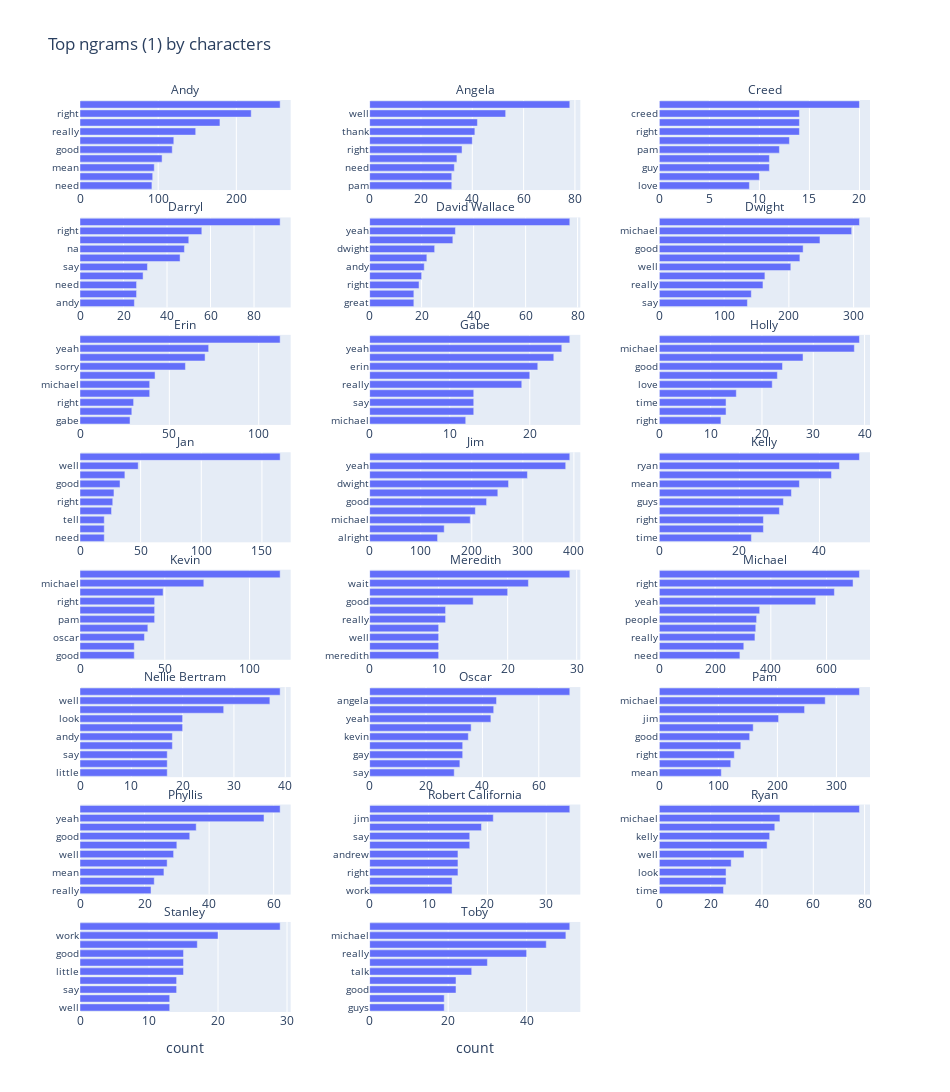

The code cell stored with this chart in its notebook:
### Markdown cell above
#### Word Count

### Code cell
ngram_plots()

### Figure 1 — Plotly figure (JSON) as saved in the notebook; plotly's stock layout.template omitted (floating-point values rounded to 4 significant figures)
{"data": [{"alignmentgroup": "True", "hovertemplate": "speaker=Andy<br>count=%{x}<br>=%{y}<extra></extra>", "legendgroup": "", "marker": {"color": "#636efa", "pattern": {"shape": ""}}, "name": "", "offsetgroup": "", "orientation": "h", "showlegend": false, "textposition": "auto", "type": "bar", "x": [92, 93, 95, 105, 118, 120, 148, 179, 219, 256], "xaxis": "x22", "y": ["need", "little", "mean", "time", "good", "guys", "really", "well", "right", "yeah"], "yaxis": "y22"}, {"alignmentgroup": "True", "hovertemplate": "speaker=Angela<br>count=%{x}<br>=%{y}<extra></extra>", "legendgroup": "", "marker": {"color": "#636efa", "pattern": {"shape": ""}}, "name": "", "offsetgroup": "", "orientation": "h", "showlegend": false, "textposition": "auto", "type": "bar", "x": [32, 32, 33, 34, 36, 40, 41, 42, 53, 78], "xaxis": "x23", "y": ["pam", "really", "need", "good", "right", "god", "thank", "kevin", "well", "dwight"], "yaxis": "y23"}, {"alignmentgroup": "True", "hovertemplate": "speaker=Creed<br>count=%{x}<br>=%{y}<extra></extra>", "legendgroup": "", "marker": {"color": "#636efa", "pattern": {"shape": ""}}, "name": "", "offsetgroup": "", "orientation": "h", "showlegend": false, "textposition": "auto", "type": "bar", "x": [9, 10, 11, 11, 12, 13, 14, 14, 14, 20], "xaxis": "x24", "y": ["love", "yeah", "guy", "michael", "pam", "boss", "right", "really", "creed", "good"], "yaxis": "y24"}, {"alignmentgroup": "True", "hovertemplate": "speaker=Darryl<br>count=%{x}<br>=%{y}<extra></extra>", "legendgroup": "", "marker": {"color": "#636efa", "pattern": {"shape": ""}}, "name": "", "offsetgroup": "", "orientation": "h", "showlegend": false, "textposition": "auto", "type": "bar", "x": [25, 26, 26, 29, 31, 46, 48, 50, 56, 92], "xaxis": "x19", "y": ["andy", "thing", "need", "look", "say", "mike", "na", "good", "right", "yeah"], "yaxis": "y19"}, {"alignmentgroup": "True", "hovertemplate": "speaker=David Wallace<br>count=%{x}<br>=%{y}<extra></extra>", "legendgroup": "", "marker": {"color": "#636efa", "pattern": {"shape": ""}}, "name": "", "offsetgroup": "", "orientation": "h", "showlegend": false, "textposition": "auto", "type": "bar", "x": [17, 17, 19, 20, 21, 22, 25, 32, 33, 77], "xaxis": "x20", "y": ["great", "guys", "right", "good", "andy", "well", "dwight", "jim", "yeah", "michael"], "yaxis": "y20"}, {"alignmentgroup": "True", "hovertemplate": "speaker=Dwight<br>count=%{x}<br>=%{y}<extra></extra>", "legendgroup": "", "marker": {"color": "#636efa", "pattern": {"shape": ""}}, "name": "", "offsetgroup": "", "orientation": "h", "showlegend": false, "textposition": "auto", "type": "bar", "x": [136, 142, 160, 163, 203, 217, 222, 248, 297, 309], "xaxis": "x21", "y": ["say", "time", "really", "need", "well", "yeah", "good", "right", "michael", "jim"], "yaxis": "y21"}, {"alignmentgroup": "True", "hovertemplate": "speaker=Erin<br>count=%{x}<br>=%{y}<extra></extra>", "legendgroup": "", "marker": {"color": "#636efa", "pattern": {"shape": ""}}, "name": "", "offsetgroup": "", "orientation": "h", "showlegend": false, "textposition": "auto", "type": "bar", "x": [28, 29, 30, 39, 39, 42, 59, 70, 72, 112], "xaxis": "x16", "y": ["gabe", "pam", "right", "guys", "michael", "well", "sorry", "really", "yeah", "andy"], "yaxis": "y16"}, {"alignmentgroup": "True", "hovertemplate": "speaker=Gabe<br>count=%{x}<br>=%{y}<extra></extra>", "legendgroup": "", "marker": {"color": "#636efa", "pattern": {"shape": ""}}, "name": "", "offsetgroup": "", "orientation": "h", "showlegend": false, "textposition": "auto", "type": "bar", "x": [12, 13, 13, 13, 19, 20, 21, 23, 24, 25], "xaxis": "x17", "y": ["michael", "need", "say", "guys", "really", "gabe", "erin", "right", "yeah", "well"], "yaxis": "y17"}, {"alignmentgroup": "True", "hovertemplate": "speaker=Holly<br>count=%{x}<br>=%{y}<extra></extra>", "legendgroup": "", "marker": {"color": "#636efa", "pattern": {"shape": ""}}, "name": "", "offsetgroup": "", "orientation": "h", "showlegend": false, "textposition": "auto", "type": "bar", "x": [12, 13, 13, 15, 22, 23, 24, 28, 38, 39], "xaxis": "x18", "y": ["right", "work", "time", "mean", "love", "really", "good", "well", "michael", "yeah"], "yaxis": "y18"}, {"alignmentgroup": "True", "hovertemplate": "speaker=Jan<br>count=%{x}<br>=%{y}<extra></extra>", "legendgroup": "", "marker": {"color": "#636efa", "pattern": {"shape": ""}}, "name": "", "offsetgroup": "", "orientation": "h", "showlegend": false, "textposition": "auto", "type": "bar", "x": [20, 20, 20, 26, 27, 28, 33, 37, 48, 165], "xaxis": "x13", "y": ["need", "great", "tell", "yeah", "right", "please", "good", "really", "well", "michael"], "yaxis": "y13"}, {"alignmentgroup": "True", "hovertemplate": "speaker=Jim<br>count=%{x}<br>=%{y}<extra></extra>", "legendgroup": "", "marker": {"color": "#636efa", "pattern": {"shape": ""}}, "name": "", "offsetgroup": "", "orientation": "h", "showlegend": false, "textposition": "auto", "type": "bar", "x": [133, 146, 197, 207, 229, 251, 272, 309, 384, 392], "xaxis": "x14", "y": ["alright", "great", "michael", "pam", "good", "well", "dwight", "really", "yeah", "right"], "yaxis": "y14"}, {"alignmentgroup": "True", "hovertemplate": "speaker=Kelly<br>count=%{x}<br>=%{y}<extra></extra>", "legendgroup": "", "marker": {"color": "#636efa", "pattern": {"shape": ""}}, "name": "", "offsetgroup": "", "orientation": "h", "showlegend": false, "textposition": "auto", "type": "bar", "x": [23, 26, 26, 30, 31, 33, 35, 43, 45, 50], "xaxis": "x15", "y": ["time", "michael", "right", "really", "guys", "well", "mean", "yeah", "ryan", "god"], "yaxis": "y15"}, {"alignmentgroup": "True", "hovertemplate": "speaker=Kevin<br>count=%{x}<br>=%{y}<extra></extra>", "legendgroup": "", "marker": {"color": "#636efa", "pattern": {"shape": ""}}, "name": "", "offsetgroup": "", "orientation": "h", "showlegend": false, "textposition": "auto", "type": "bar", "x": [32, 32, 38, 40, 44, 44, 44, 49, 73, 118], "xaxis": "x10", "y": ["good", "mean", "oscar", "jim", "pam", "really", "right", "well", "michael", "yeah"], "yaxis": "y10"}, {"alignmentgroup": "True", "hovertemplate": "speaker=Meredith<br>count=%{x}<br>=%{y}<extra></extra>", "legendgroup": "", "marker": {"color": "#636efa", "pattern": {"shape": ""}}, "name": "", "offsetgroup": "", "orientation": "h", "showlegend": false, "textposition": "auto", "type": "bar", "x": [10, 10, 10, 10, 11, 11, 15, 20, 23, 29], "xaxis": "x11", "y": ["meredith", "guys", "well", "thing", "really", "minute", "good", "right", "wait", "yeah"], "yaxis": "y11"}, {"alignmentgroup": "True", "hovertemplate": "speaker=Michael<br>count=%{x}<br>=%{y}<extra></extra>", "legendgroup": "", "marker": {"color": "#636efa", "pattern": {"shape": ""}}, "name": "", "offsetgroup": "", "orientation": "h", "showlegend": false, "textposition": "auto", "type": "bar", "x": [289, 303, 343, 346, 349, 360, 561, 628, 695, 718], "xaxis": "x12", "y": ["need", "say", "really", "pam", "people", "dwight", "yeah", "good", "right", "well"], "yaxis": "y12"}, {"alignmentgroup": "True", "hovertemplate": "speaker=Nellie Bertram<br>count=%{x}<br>=%{y}<extra></extra>", "legendgroup": "", "marker": {"color": "#636efa", "pattern": {"shape": ""}}, "name": "", "offsetgroup": "", "orientation": "h", "showlegend": false, "textposition": "auto", "type": "bar", "x": [17, 17, 17, 18, 18, 20, 20, 28, 37, 39], "xaxis": "x7", "y": ["little", "pam", "say", "yeah", "andy", "good", "look", "right", "well", "dwight"], "yaxis": "y7"}, {"alignmentgroup": "True", "hovertemplate": "speaker=Oscar<br>count=%{x}<br>=%{y}<extra></extra>", "legendgroup": "", "marker": {"color": "#636efa", "pattern": {"shape": ""}}, "name": "", "offsetgroup": "", "orientation": "h", "showlegend": false, "textposition": "auto", "type": "bar", "x": [30, 32, 33, 33, 35, 36, 43, 44, 45, 71], "xaxis": "x8", "y": ["say", "well", "gay", "really", "kevin", "good", "yeah", "right", "angela", "michael"], "yaxis": "y8"}, {"alignmentgroup": "True", "hovertemplate": "speaker=Pam<br>count=%{x}<br>=%{y}<extra></extra>", "legendgroup": "", "marker": {"color": "#636efa", "pattern": {"shape": ""}}, "name": "", "offsetgroup": "", "orientation": "h", "showlegend": false, "textposition": "auto", "type": "bar", "x": [105, 121, 127, 138, 153, 159, 202, 246, 281, 339], "xaxis": "x9", "y": ["mean", "great", "right", "dwight", "good", "well", "jim", "really", "michael", "yeah"], "yaxis": "y9"}, {"alignmentgroup": "True", "hovertemplate": "speaker=Phyllis<br>count=%{x}<br>=%{y}<extra></extra>", "legendgroup": "", "marker": {"color": "#636efa", "pattern": {"shape": ""}}, "name": "", "offsetgroup": "", "orientation": "h", "showlegend": false, "textposition": "auto", "type": "bar", "x": [22, 23, 26, 27, 29, 30, 34, 36, 57, 62], "xaxis": "x4", "y": ["really", "time", "mean", "bob", "well", "andy", "good", "dwight", "yeah", "michael"], "yaxis": "y4"}, {"alignmentgroup": "True", "hovertemplate": "speaker=Robert California<br>count=%{x}<br>=%{y}<extra></extra>", "legendgroup": "", "marker": {"color": "#636efa", "pattern": {"shape": ""}}, "name": "", "offsetgroup": "", "orientation": "h", "showlegend": false, "textposition": "auto", "type": "bar", "x": [14, 14, 15, 15, 15, 17, 17, 19, 21, 34], "xaxis": "x5", "y": ["work", "dwight", "right", "people", "andrew", "day", "say", "well", "jim", "andy"], "yaxis": "y5"}, {"alignmentgroup": "True", "hovertemplate": "speaker=Ryan<br>count=%{x}<br>=%{y}<extra></extra>", "legendgroup": "", "marker": {"color": "#636efa", "pattern": {"shape": ""}}, "name": "", "offsetgroup": "", "orientation": "h", "showlegend": false, "textposition": "auto", "type": "bar", "x": [25, 26, 26, 28, 33, 42, 43, 45, 47, 78], "xaxis": "x6", "y": ["time", "something", "look", "good", "well", "right", "kelly", "really", "michael", "yeah"], "yaxis": "y6"}, {"alignmentgroup": "True", "hovertemplate": "speaker=Stanley<br>count=%{x}<br>=%{y}<extra></extra>", "legendgroup": "", "marker": {"color": "#636efa", "pattern": {"shape": ""}}, "name": "", "offsetgroup": "", "orientation": "h", "showlegend": false, "textposition": "auto", "type": "bar", "x": [13, 13, 14, 14, 15, 15, 15, 17, 20, 29], "xaxis": "x", "y": ["well", "years", "say", "mind", "little", "day", "good", "need", "work", "michael"], "yaxis": "y"}, {"alignmentgroup": "True", "hovertemplate": "speaker=Toby<br>count=%{x}<br>=%{y}<extra></extra>", "legendgroup": "", "marker": {"color": "#636efa", "pattern": {"shape": ""}}, "name": "", "offsetgroup": "", "orientation": "h", "showlegend": false, "textposition": "auto", "type": "bar", "x": [19, 19, 22, 22, 26, 30, 40, 45, 50, 51], "xaxis": "x2", "y": ["guys", "little", "good", "look", "talk", "right", "really", "yeah", "michael", "well"], "yaxis": "y2"}], "layout": {"annotations": [{"font": {}, "showarrow": false, "text": "Stanley", "x": 0.1333, "xanchor": "center", "xref": "paper", "y": 0.09875, "yanchor": "bottom", "yref": "paper"}, {"font": {}, "showarrow": false, "text": "Toby", "x": 0.5, "xanchor": "center", "xref": "paper", "y": 0.09875, "yanchor": "bottom", "yref": "paper"}, {"font": {}, "showarrow": false, "text": "Phyllis", "x": 0.1333, "xanchor": "center", "xref": "paper", "y": 0.2275, "yanchor": "bottom", "yref": "paper"}, {"font": {}, "showarrow": false, "text": "Robert California", "x": 0.5, "xanchor": "center", "xref": "paper", "y": 0.2275, "yanchor": "bottom", "yref": "paper"}, {"font": {}, "showarrow": false, "text": "Ryan", "x": 0.8667, "xanchor": "center", "xref": "paper", "y": 0.2275, "yanchor": "bottom", "yref": "paper"}, {"font": {}, "showarrow": false, "text": "Nellie Bertram", "x": 0.1333, "xanchor": "center", "xref": "paper", "y": 0.3563, "yanchor": "bottom", "yref": "paper"}, {"font": {}, "showarrow": false, "text": "Oscar", "x": 0.5, "xanchor": "center", "xref": "paper", "y": 0.3563, "yanchor": "bottom", "yref": "paper"}, {"font": {}, "showarrow": false, "text": "Pam", "x": 0.8667, "xanchor": "center", "xref": "paper", "y": 0.3563, "yanchor": "bottom", "yref": "paper"}, {"font": {}, "showarrow": false, "text": "Kevin", "x": 0.1333, "xanchor": "center", "xref": "paper", "y": 0.485, "yanchor": "bottom", "yref": "paper"}, {"font": {}, "showarrow": false, "text": "Meredith", "x": 0.5, "xanchor": "center", "xref": "paper", "y": 0.485, "yanchor": "bottom", "yref": "paper"}, {"font": {}, "showarrow": false, "text": "Michael", "x": 0.8667, "xanchor": "center", "xref": "paper", "y": 0.485, "yanchor": "bottom", "yref": "paper"}, {"font": {}, "showarrow": false, "text": "Jan", "x": 0.1333, "xanchor": "center", "xref": "paper", "y": 0.6138, "yanchor": "bottom", "yref": "paper"}, {"font": {}, "showarrow": false, "text": "Jim", "x": 0.5, "xanchor": "center", "xref": "paper", "y": 0.6138, "yanchor": "bottom", "yref": "paper"}, {"font": {}, "showarrow": false, "text": "Kelly", "x": 0.8667, "xanchor": "center", "xref": "paper", "y": 0.6138, "yanchor": "bottom", "yref": "paper"}, {"font": {}, "showarrow": false, "text": "Erin", "x": 0.1333, "xanchor": "center", "xref": "paper", "y": 0.7425, "yanchor": "bottom", "yref": "paper"}, {"font": {}, "showarrow": false, "text": "Gabe", "x": 0.5, "xanchor": "center", "xref": "paper", "y": 0.7425, "yanchor": "bottom", "yref": "paper"}, {"font": {}, "showarrow": false, "text": "Holly", "x": 0.8667, "xanchor": "center", "xref": "paper", "y": 0.7425, "yanchor": "bottom", "yref": "paper"}, {"font": {}, "showarrow": false, "text": "Darryl", "x": 0.1333, "xanchor": "center", "xref": "paper", "y": 0.8712, "yanchor": "bottom", "yref": "paper"}, {"font": {}, "showarrow": false, "text": "David Wallace", "x": 0.5, "xanchor": "center", "xref": "paper", "y": 0.8712, "yanchor": "bottom", "yref": "paper"}, {"font": {}, "showarrow": false, "text": "Dwight", "x": 0.8667, "xanchor": "center", "xref": "paper", "y": 0.8712, "yanchor": "bottom", "yref": "paper"}, {"font": {}, "showarrow": false, "text": "Andy", "x": 0.1333, "xanchor": "center", "xref": "paper", "y": 1, "yanchor": "bottom", "yref": "paper"}, {"font": {}, "showarrow": false, "text": "Angela", "x": 0.5, "xanchor": "center", "xref": "paper", "y": 1, "yanchor": "bottom", "yref": "paper"}, {"font": {}, "showarrow": false, "text": "Creed", "x": 0.8667, "xanchor": "center", "xref": "paper", "y": 1, "yanchor": "bottom", "yref": "paper"}], "barmode": "relative", "height": 1650, "legend": {"tracegroupgap": 0}, "showlegend": false, "title": {"text": "Top ngrams (1) by characters"}, "width": 950, "xaxis": {"anchor": "y", "domain": [0, 0.2667], "showticklabels": true, "title": {"text": "count"}}, "xaxis10": {"anchor": "y10", "domain": [0, 0.2667], "showticklabels": true}, "xaxis11": {"anchor": "y11", "domain": [0.3667, 0.6333], "showticklabels": true}, "xaxis12": {"anchor": "y12", "domain": [0.7333, 1], "showticklabels": true}, "xaxis13": {"anchor": "y13", "domain": [0, 0.2667], "showticklabels": true}, "xaxis14": {"anchor": "y14", "domain": [0.3667, 0.6333], "showticklabels": true}, "xaxis15": {"anchor": "y15", "domain": [0.7333, 1], "showticklabels": true}, "xaxis16": {"anchor": "y16", "domain": [0, 0.2667], "showticklabels": true}, "xaxis17": {"anchor": "y17", "domain": [0.3667, 0.6333], "showticklabels": true}, "xaxis18": {"anchor": "y18", "domain": [0.7333, 1], "showticklabels": true}, "xaxis19": {"anchor": "y19", "domain": [0, 0.2667], "showticklabels": true}, "xaxis2": {"anchor": "y2", "domain": [0.3667, 0.6333], "showticklabels": true, "title": {"text": "count"}}, "xaxis20": {"anchor": "y20", "domain": [0.3667, 0.6333], "showticklabels": true}, "xaxis21": {"anchor": "y21", "domain": [0.7333, 1], "showticklabels": true}, "xaxis22": {"anchor": "y22", "domain": [0, 0.2667], "showticklabels": true}, "xaxis23": {"anchor": "y23", "domain": [0.3667, 0.6333], "showticklabels": true}, "xaxis24": {"anchor": "y24", "domain": [0.7333, 1], "showticklabels": true}, "xaxis3": {"anchor": "y3", "domain": [0.7333, 1], "showticklabels": true, "title": {"text": "count"}}, "xaxis4": {"anchor": "y4", "domain": [0, 0.2667], "showticklabels": true}, "xaxis5": {"anchor": "y5", "domain": [0.3667, 0.6333], "showticklabels": true}, "xaxis6": {"anchor": "y6", "domain": [0.7333, 1], "showticklabels": true}, "xaxis7": {"anchor": "y7", "domain": [0, 0.2667], "showticklabels": true}, "xaxis8": {"anchor": "y8", "domain": [0.3667, 0.6333], "showticklabels": true}, "xaxis9": {"anchor": "y9", "domain": [0.7333, 1], "showticklabels": true}, "yaxis": {"anchor": "x", "domain": [0, 0.09875], "showticklabels": true, "tickfont": {"size": 10}, "title": {"text": ""}}, "yaxis10": {"anchor": "x10", "domain": [0.3862, 0.485], "showticklabels": true, "tickfont": {"size": 10}, "title": {"text": ""}}, "yaxis11": {"anchor": "x11", "domain": [0.3862, 0.485], "showticklabels": true, "tickfont": {"size": 10}}, "yaxis12": {"anchor": "x12", "domain": [0.3862, 0.485], "showticklabels": true, "tickfont": {"size": 10}}, "yaxis13": {"anchor": "x13", "domain": [0.515, 0.6138], "showticklabels": true, "tickfont": {"size": 10}, "title": {"text": ""}}, "yaxis14": {"anchor": "x14", "domain": [0.515, 0.6138], "showticklabels": true, "tickfont": {"size": 10}}, "yaxis15": {"anchor": "x15", "domain": [0.515, 0.6138], "showticklabels": true, "tickfont": {"size": 10}}, "yaxis16": {"anchor": "x16", "domain": [0.6438, 0.7425], "showticklabels": true, "tickfont": {"size": 10}, "title": {"text": ""}}, "yaxis17": {"anchor": "x17", "domain": [0.6438, 0.7425], "showticklabels": true, "tickfont": {"size": 10}}, "yaxis18": {"anchor": "x18", "domain": [0.6438, 0.7425], "showticklabels": true, "tickfont": {"size": 10}}, "yaxis19": {"anchor": "x19", "domain": [0.7725, 0.8712], "showticklabels": true, "tickfont": {"size": 10}, "title": {"text": ""}}, "yaxis2": {"anchor": "x2", "domain": [0, 0.09875], "showticklabels": true, "tickfont": {"size": 10}}, "yaxis20": {"anchor": "x20", "domain": [0.7725, 0.8712], "showticklabels": true, "tickfont": {"size": 10}}, "yaxis21": {"anchor": "x21", "domain": [0.7725, 0.8712], "showticklabels": true, "tickfont": {"size": 10}}, "yaxis22": {"anchor": "x22", "domain": [0.9012, 1], "showticklabels": true, "tickfont": {"size": 10}, "title": {"text": ""}}, "yaxis23": {"anchor": "x23", "domain": [0.9012, 1], "showticklabels": true, "tickfont": {"size": 10}}, "yaxis24": {"anchor": "x24", "domain": [0.9012, 1], "showticklabels": true, "tickfont": {"size": 10}}, "yaxis3": {"anchor": "x3", "domain": [0, 0.09875], "showticklabels": true, "tickfont": {"size": 10}}, "yaxis4": {"anchor": "x4", "domain": [0.1288, 0.2275], "showticklabels": true, "tickfont": {"size": 10}, "title": {"text": ""}}, "yaxis5": {"anchor": "x5", "domain": [0.1288, 0.2275], "showticklabels": true, "tickfont": {"size": 10}}, "yaxis6": {"anchor": "x6", "domain": [0.1288, 0.2275], "showticklabels": true, "tickfont": {"size": 10}}, "yaxis7": {"anchor": "x7", "domain": [0.2575, 0.3563], "showticklabels": true, "tickfont": {"size": 10}, "title": {"text": ""}}, "yaxis8": {"anchor": "x8", "domain": [0.2575, 0.3563], "showticklabels": true, "tickfont": {"size": 10}}, "yaxis9": {"anchor": "x9", "domain": [0.2575, 0.3563], "showticklabels": true, "tickfont": {"size": 10}}}}
